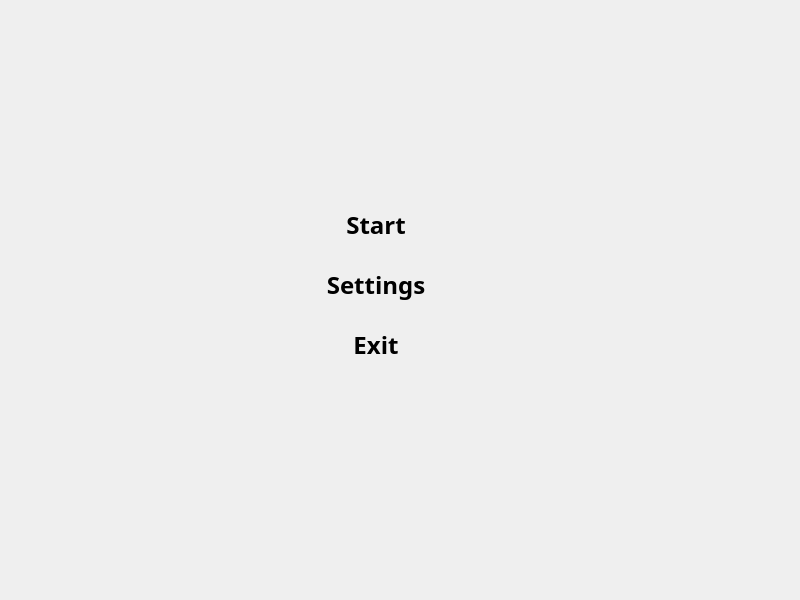
<?xml version="1.0" encoding="UTF-8"?>
<ui version="4.0">
 <class>StartMenu</class>
 <widget class="QWidget" name="StartMenu">
  <property name="geometry">
   <rect>
    <x>0</x>
    <y>0</y>
    <width>800</width>
    <height>600</height>
   </rect>
  </property>
  <property name="windowTitle">
   <string>Form</string>
  </property>
  <widget class="QLabel" name="Bg_img">
   <property name="geometry">
    <rect>
     <x>0</x>
     <y>0</y>
     <width>800</width>
     <height>600</height>
    </rect>
   </property>
   <property name="text">
    <string/>
   </property>
   <property name="pixmap">
    <pixmap resource="../../assets/assets.qrc">:/Items/titlescreen_new.jpg</pixmap>
   </property>
   <property name="alignment">
    <set>Qt::AlignCenter</set>
   </property>
  </widget>
  <widget class="QLabel" name="ChooserBg">
   <property name="geometry">
    <rect>
     <x>194</x>
     <y>175</y>
     <width>360</width>
     <height>325</height>
    </rect>
   </property>
   <property name="text">
    <string/>
   </property>
   <property name="pixmap">
    <pixmap resource="../../assets/assets.qrc">:/Items/SeedChooser_Background.png</pixmap>
   </property>
   <property name="scaledContents">
    <bool>true</bool>
   </property>
  </widget>
  <widget class="QWidget" name="">
   <property name="geometry">
    <rect>
     <x>236</x>
     <y>205</y>
     <width>281</width>
     <height>281</height>
    </rect>
   </property>
   <layout class="QVBoxLayout" name="verticalLayout">
    <property name="spacing">
     <number>20</number>
    </property>
    <property name="sizeConstraint">
     <enum>QLayout::SetFixedSize</enum>
    </property>
    <property name="leftMargin">
     <number>5</number>
    </property>
    <property name="rightMargin">
     <number>5</number>
    </property>
    <property name="bottomMargin">
     <number>0</number>
    </property>
    <item>
     <widget class="QPushButton" name="StartBotton">
      <property name="minimumSize">
       <size>
        <width>270</width>
        <height>40</height>
       </size>
      </property>
      <property name="maximumSize">
       <size>
        <width>270</width>
        <height>40</height>
       </size>
      </property>
      <property name="font">
       <font>
        <family>Papyrus</family>
        <pointsize>18</pointsize>
        <bold>true</bold>
       </font>
      </property>
      <property name="autoFillBackground">
       <bool>false</bool>
      </property>
      <property name="styleSheet">
       <string notr="true">QPushButton {
    border: none;
    border-image: url(:/Items/ui/SeedChooser_Button.png) 0 0 0 0 stretch stretch;
}

QPushButton:hover {
    border-image: url(:/Items/ui/SeedChooser_Button2.png) 0 0 0 0 stretch stretch;
}

QPushButton:pressed {
    border-image: url(:/Items/ui/SeedChooser_Button_Disabled.png) 0 0 0 0 stretch stretch;
}</string>
      </property>
      <property name="text">
       <string>Start</string>
      </property>
     </widget>
    </item>
    <item>
     <widget class="QPushButton" name="SettingButton">
      <property name="minimumSize">
       <size>
        <width>270</width>
        <height>40</height>
       </size>
      </property>
      <property name="maximumSize">
       <size>
        <width>270</width>
        <height>40</height>
       </size>
      </property>
      <property name="font">
       <font>
        <family>Papyrus</family>
        <pointsize>18</pointsize>
        <bold>true</bold>
       </font>
      </property>
      <property name="styleSheet">
       <string notr="true">QPushButton {
    border: none;
    border-image: url(:/Items/ui/SeedChooser_Button.png) 0 0 0 0 stretch stretch;
}

QPushButton:hover {
    border-image: url(:/Items/ui/SeedChooser_Button2.png) 0 0 0 0 stretch stretch;
}

QPushButton:pressed {
    border-image: url(:/Items/ui/SeedChooser_Button_Disabled.png) 0 0 0 0 stretch stretch;
}</string>
      </property>
      <property name="text">
       <string>Settings</string>
      </property>
      <property name="iconSize">
       <size>
        <width>16</width>
        <height>16</height>
       </size>
      </property>
     </widget>
    </item>
    <item>
     <widget class="QPushButton" name="ExitButton">
      <property name="minimumSize">
       <size>
        <width>270</width>
        <height>40</height>
       </size>
      </property>
      <property name="maximumSize">
       <size>
        <width>270</width>
        <height>40</height>
       </size>
      </property>
      <property name="font">
       <font>
        <family>Papyrus</family>
        <pointsize>18</pointsize>
        <bold>true</bold>
       </font>
      </property>
      <property name="styleSheet">
       <string notr="true">QPushButton {
    border: none;
    border-image: url(:/Items/ui/SeedChooser_Button.png) 0 0 0 0 stretch stretch;
}

QPushButton:hover {
    border-image: url(:/Items/ui/SeedChooser_Button2.png) 0 0 0 0 stretch stretch;
}

QPushButton:pressed {
    border-image: url(:/Items/ui/SeedChooser_Button_Disabled.png) 0 0 0 0 stretch stretch;
}</string>
      </property>
      <property name="text">
       <string>Exit</string>
      </property>
     </widget>
    </item>
   </layout>
  </widget>
 </widget>
 <resources>
  <include location="../../assets/assets.qrc"/>
 </resources>
 <connections/>
</ui>
